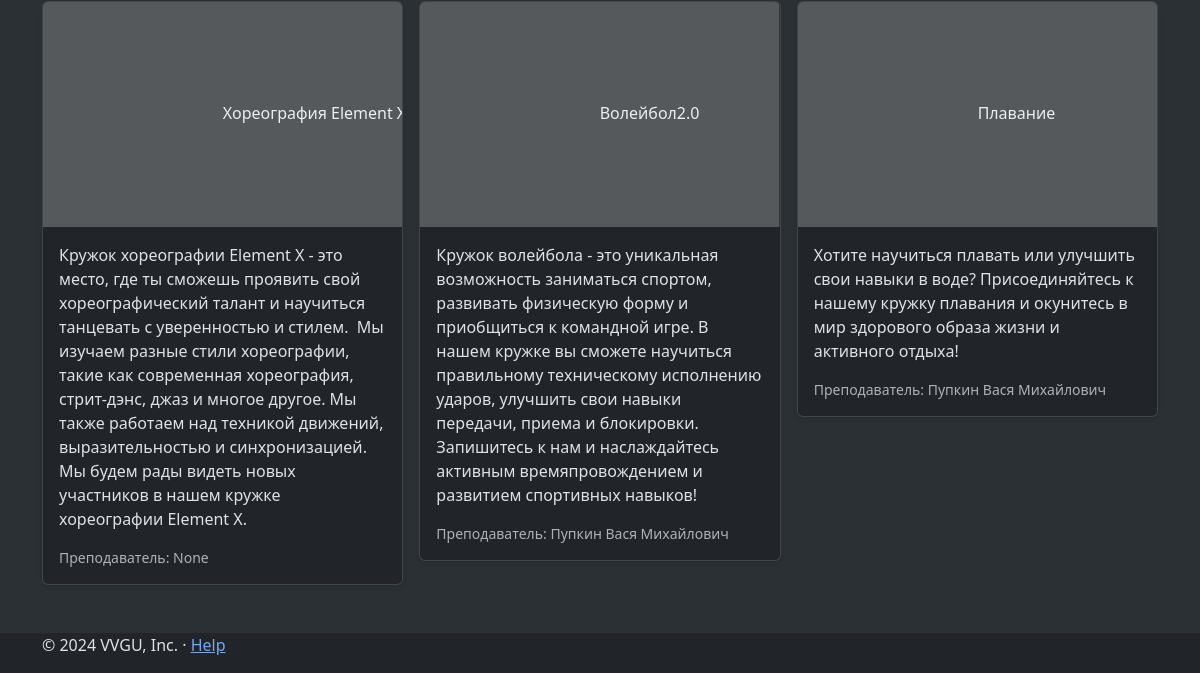
The page /index (lower part) on the database as committed earlier.
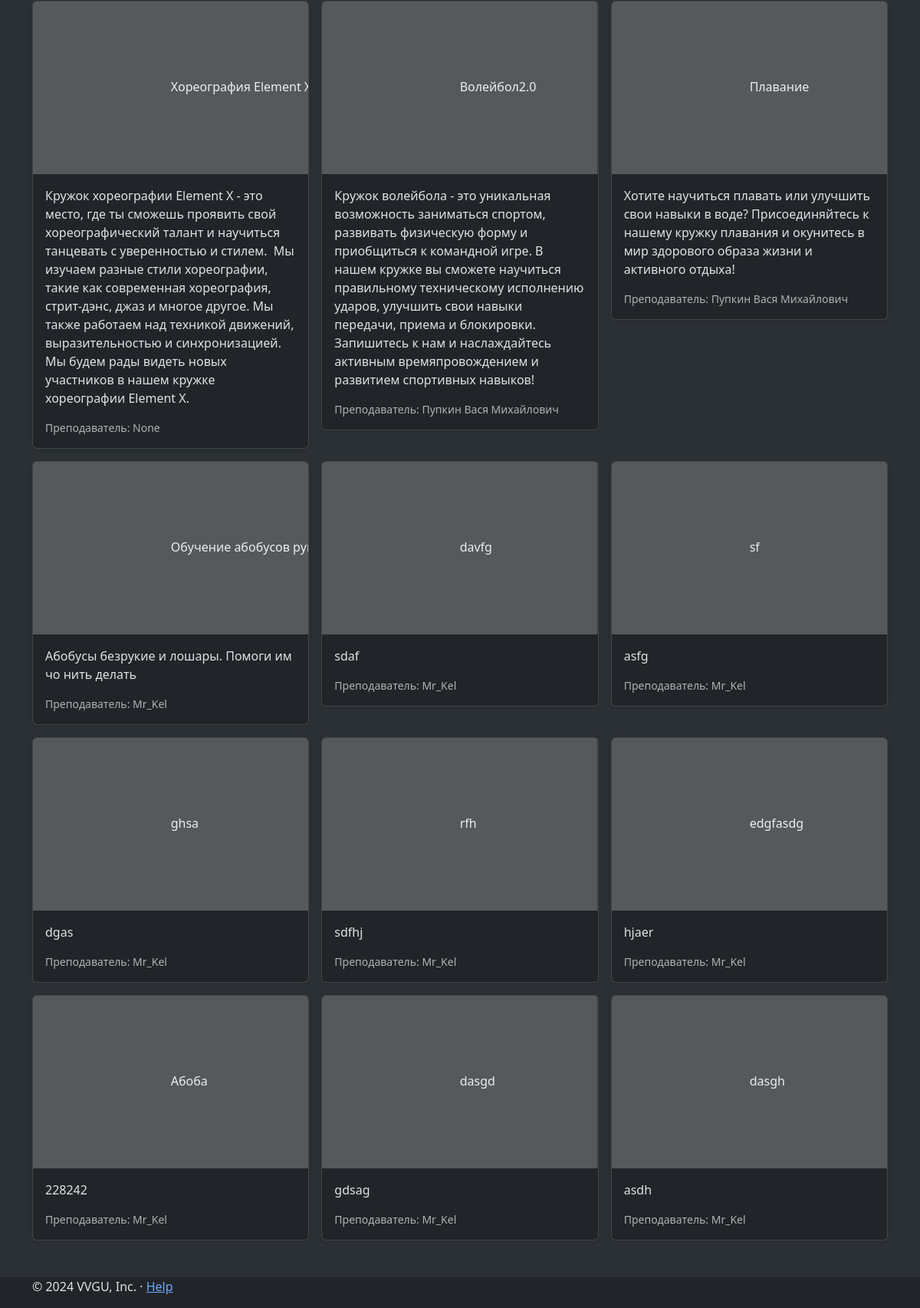
The same page on the database as committed later.
### data/clubs.py (models this page shows)
class Clubs(SqlAlchemyBase):
    __tablename__ = 'clubs'
    id = sqlalchemy.Column(sqlalchemy.Integer,
                           primary_key=True, autoincrement=True, unique=True)
    title = sqlalchemy.Column(sqlalchemy.String, nullable=True)
    teacher_name = sqlalchemy.Column(sqlalchemy.String, nullable=True)
    type = sqlalchemy.Column(sqlalchemy.String, nullable=True)
    is_closed = sqlalchemy.Column(sqlalchemy.Boolean, nullable=True, default=False)
    about = sqlalchemy.Column(sqlalchemy.String)

### app.py (the view)
@app.route('/')
@app.route('/index')
def index():
    db_sess = db_session.create_session()
    clubs = db_sess.query(Clubs).all()
    db_sess.close()
    return render_template("index.html", clubs=clubs)

### data/db_session.py (called while the page is built)
def create_session() -> Session:
    global __factory
    return __factory()

### templates/index.html (shortened to what this page needs)
{% extends 'base.html' %}
{% block body %}
<main>
    <div class="album py-5 bg-body-tertiary">
        <div class="container">
          <div class="row row-cols-1 row-cols-sm-2 row-cols-md-3 g-3">
              {% for club in clubs %}
                <div class="col">
                  <div class="card shadow-sm">
                    <svg class="bd-placeholder-img card-img-top" width="100%" height="225" xmlns="http://www.w3.org/2000/svg" role="img" aria-label="Placeholder: Thumbnail" preserveAspectRatio="xMidYMid slice" focusable="false"><title>Placeholder</title><rect width="100%" height="100%" fill="#55595c"></rect><text x="50%" y="50%" fill="#eceeef" dy=".3em">{{ club.title }}</text></svg>
                    <div class="card-body">
                      <p class="card-text">{{ club.about }}</p>
                      <div class="d-flex justify-content-between align-items-center">
                        <small class="text-body-secondary">Преподаватель: {{ club.teacher_name }}</small>
                      </div>
                    </div>
                  </div>
                </div>
              {% endfor %}
          </div>
        </div>
      </div>
</main>
{% endblock %}

### templates/base.html (shortened to what this page needs)
<!doctype html>
<html lang="ru" data-bs-theme="dark">
<head>
    <link href="https://cdn.jsdelivr.net/npm/bootstrap@5.3.3/dist/css/bootstrap.min.css" rel="stylesheet">
</head>
<body>
    {% block body %}{% endblock %}
    <footer class="container">
        <p>© 2024 VVGU, Inc. · <a href="#">Help</a></p>
    </footer>
</body>
</html>

Rows that differ between the two databases and show on the page:
added Clubs: title "Обучение абобусов…", about "Абобусы безрукие и лошары. Помоги им чо нить делать", teacher_name "Mr_Kel"
added Clubs: title "davfg", about "sdaf", teacher_name "Mr_Kel"
added Clubs: title "sf", about "asfg", teacher_name "Mr_Kel"
added Clubs: title "ghsa", about "dgas", teacher_name "Mr_Kel"
added Clubs: title "rfh", about "sdfhj", teacher_name "Mr_Kel"
added Clubs: title "edgfasdg", about "hjaer", teacher_name "Mr_Kel"
added Clubs: title "Абоба", about "228242", teacher_name "Mr_Kel"
added Clubs: title "dasgd", about "gdsag", teacher_name "Mr_Kel"
added Clubs: title "dasgh", about "asdh", teacher_name "Mr_Kel"
